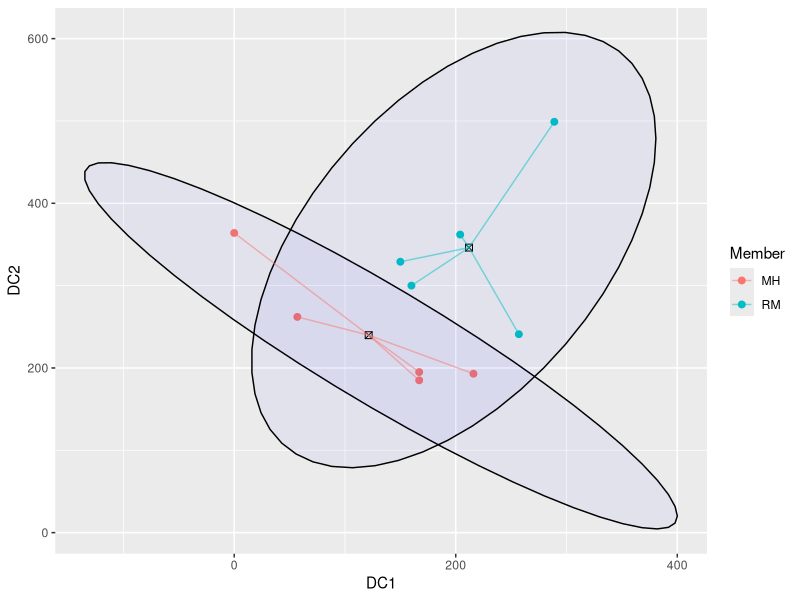
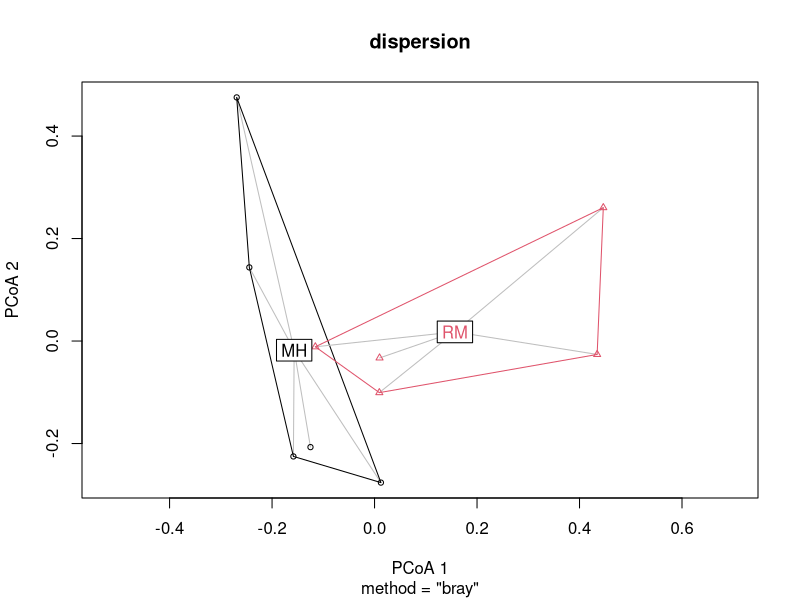

Write the R code that produced these figures, in order. (Note: this script raises an error after producing the figures.)
## ---- chunk 1
library(tidyverse)
library(dplyr)
library(ggplot2)
library(vegan)
## ---- chunk 2
spONLY_raw<- read_csv("spONLY_trans_070926.csv", col_names = TRUE)
spONLY_raw
## ---- chunk 3
spONLY_RMMH<- spONLY_raw[spONLY_raw$Member != "SM",]
spONLY_RMMH

#just numeric data
spONLY_RMMH_num<-spONLY_RMMH[,3:198] 
spONLY_RMMH_num
## ---- chunk 4
# Making a separate variable for thoroughness
RMMH_perm_data<- (spONLY_RMMH_num)
RMMH_perm_data

## ---- chunk 5
dcadata<- read_csv("spONLY_dca071226.csv", col_names = TRUE)
dcadata

dcadataRMMH<- dcadata[dcadata$Member != "SM",]
dcadataRMMH

#Extracting DCA scores
dca_scoresRMMH<- dcadataRMMH[,3:4]
dca_scoresRMMH

## ---- chunk 6
dcagroup_centroids_RMMH <- data.frame(
  Member = c("RM", "MH"),
  Centroid_X = c(mean(dca_scoresRMMH$`Axis 1`[dcadataRMMH$Member == "RM"]),
                 mean(dca_scoresRMMH$`Axis 1`[dcadataRMMH$Member == "MH"])),
  Centroid_Y = c(mean(dca_scoresRMMH$`Axis 2`[dcadataRMMH$Member == "RM"]),
                 mean(dca_scoresRMMH$`Axis 2`[dcadataRMMH$Member == "MH"]))
)


## ---- chunk 7
dcaplot_data_RMMH <-data.frame(
  Member = dcadataRMMH$Member,
  DC1 = dca_scoresRMMH$`Axis 1`,
  DC2 = dca_scoresRMMH$`Axis 2`,
  xend = c(rep(dcagroup_centroids_RMMH[1,2],5), rep(dcagroup_centroids_RMMH[2,2],5)),
  yend = c(rep(dcagroup_centroids_RMMH[1,3],5), rep(dcagroup_centroids_RMMH[2,3],5))
)

dcaplot_data_RMMH
## ---- chunk 8
ggplot(dcaplot_data_RMMH, aes(DC1,DC2))+
  geom_point(aes(color = Member), size = 2) +
  stat_ellipse(geom = "polygon", alpha = 0.04, aes(group = Member),
               color = "black", fill = "blue")+
  geom_point(data = dcagroup_centroids_RMMH, aes(x = Centroid_X, y = Centroid_Y),
             color = "black", size = 2, shape = 7)+
  geom_segment(data = dcaplot_data_RMMH, aes(x =DC1, y = DC2, 
                                        xend = xend, yend = yend, color = Member), alpha = 0.5)

## ---- chunk 9
perm_distRMMH<-vegdist(RMMH_perm_data, method = 'bray')
perm_distRMMH

## ---- chunk 10
#Create empty matrix
dist_mat_RMMH= matrix(0, nrow = 10, ncol = 10)

#Setting below diagonal to perm_dost values, and above the diagonal to empty
dist_mat_RMMH[lower.tri(dist_mat_RMMH)] <- perm_distRMMH
dist_mat_RMMH[upper.tri(dist_mat_RMMH)]<- ""
dist_mat_RMMH

#making it a df
perm_distRMMH_df<- as.data.frame(dist_mat_RMMH, row.names = NULL)
perm_distRMMH_df

#setting col and rownames so we can see what distance we are calculating
rownames(perm_distRMMH_df)<- spONLY_RMMH$`Sample ID`
colnames(perm_distRMMH_df)<- spONLY_RMMH$`Sample ID`

write_csv(perm_distRMMH_df, "spONLY_V5_dist_RMMH.csv")
perm_distRMMH_df
## ---- chunk 11
#Assumptions- I don't think this applies to us, but keeping it in.
dispersion<-betadisper(perm_distRMMH, group=spONLY_RMMH$Member,type = "centroid")

plot(dispersion)

anova(dispersion)

## ---- chunk 12
Perma_result <- adonis2(perm_distRMMH~as.factor(dcaplot_data_RMMH$Member), data = perm_distRMMH,
                        permutations = 10000)
Perma_result

## ---- chunk 13
Perma_result1 <- adonis2(perm_distRMMH~as.factor(dcaplot_data_RMMH$Member), data = perm_distRMMH,
                         permutations = 10000)
Perma_result1

#Extracting perm results
permustats_results1<- permustats(Perma_result1)
#permustats_results1

#calculating mean and se
means_and_se1<- mean_se(permustats_results1$permutations, mult = 1)

## ---- chunk 14
Perma_result2 <- adonis2(perm_distRMMH~as.factor(dcaplot_data_RMMH$Member), data = perm_distRMMH,
                         permutations = 10000)
Perma_result2

#Extracting perm results
permustats_results2<- permustats(Perma_result2)
#permustats_results2

#calculating mean and se
means_and_se2<- mean_se(permustats_results2$permutations, mult = 1)

## ---- chunk 15
Perma_result3 <- adonis2(perm_distRMMH~as.factor(dcaplot_data_RMMH$Member), data = perm_distRMMH,
                         permutations = 10000)
Perma_result3

#Extracting perm results
permustats_results3<- permustats(Perma_result3)
#permustats_results3

#calculating mean and se
means_and_se3<- mean_se(permustats_results3$permutations, mult = 1)

## ---- chunk 16
Perma_result4 <- adonis2(perm_distRMMH~as.factor(dcaplot_data_RMMH$Member), data = perm_distRMMH,
                         permutations = 10000)
Perma_result4

#Extracting perm results
permustats_results4<- permustats(Perma_result4)
#permustats_results4

#calculating mean and se
means_and_se4<- mean_se(permustats_results4$permutations, mult = 1)

## ---- chunk 17
Perma_result5 <- adonis2(perm_distRMMH~as.factor(dcaplot_data_RMMH$Member), data = perm_distRMMH,
                         permutations = 10000)
Perma_result5

#Extracting perm results
permustats_results5<- permustats(Perma_result5)
#permustats_results5

#calculating mean and se
means_and_se5<- mean_se(permustats_results5$permutations, mult = 1)

## ---- chunk 18
Perma_result6 <- adonis2(perm_distRMMH~as.factor(dcaplot_data_RMMH$Member), data = perm_distRMMH,
                         permutations = 10000)
Perma_result6

#Extracting perm results
permustats_results6<- permustats(Perma_result6)
#permustats_results6

#calculating mean and se
means_and_se6<- mean_se(permustats_results6$permutations, mult = 1)

## ---- chunk 19
Perma_result7 <- adonis2(perm_distRMMH~as.factor(dcaplot_data_RMMH$Member), data = perm_distRMMH,
                         permutations = 10000)
Perma_result7

#Extracting perm results
permustats_results7<- permustats(Perma_result7)
#permustats_results7

#calculating mean and se
means_and_se7<- mean_se(permustats_results7$permutations, mult = 1)

## ---- chunk 20
Perma_result8 <- adonis2(perm_distRMMH~as.factor(dcaplot_data_RMMH$Member), data = perm_distRMMH,
                         permutations = 10000)
Perma_result8

#Extracting perm results
permustats_results8<- permustats(Perma_result8)
#permustats_results8

#calculating mean and se
means_and_se8<- mean_se(permustats_results8$permutations, mult = 1)

## ---- chunk 21
Perma_result9 <- adonis2(perm_distRMMH~as.factor(dcaplot_data_RMMH$Member), data = perm_distRMMH,
                         permutations = 10000)
Perma_result9

#Extracting perm results
permustats_results9<- permustats(Perma_result9)
#permustats_results9

#calculating mean and se
means_and_se9<- mean_se(permustats_results9$permutations, mult = 1)

## ---- chunk 22
Perma_result10 <- adonis2(perm_distRMMH~as.factor(dcaplot_data_RMMH$Member), data = perm_distRMMH,
                         permutations = 10000)
Perma_result10

#Extracting perm results
permustats_results10<- permustats(Perma_result10)
#permustats_results10

#calculating mean and se
means_and_se10<- mean_se(permustats_results10$permutations, mult = 1)
